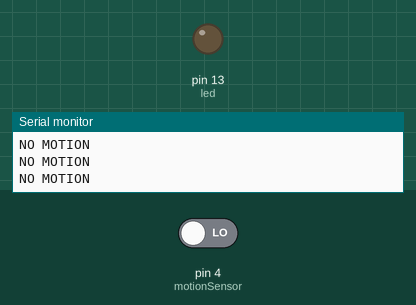
Recording of a sketch running on a simulated Arduino Uno, built with avr-gcc and run on an emulated ATmega328P. Parts: output pins drawn as LEDs (lit = HIGH), the last lines printed to the serial monitor. The test bench sets the inputs (shaded band); at power-on: pin 4 (motionSensor) LOW.

Above: at 4.8 s.
4.9 s: pin 4 (motionSensor) driven HIGH
At 6.8 s:
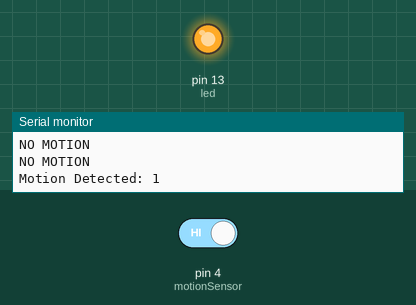
7.6 s: pin 4 (motionSensor) driven LOW
At 8.4 s:
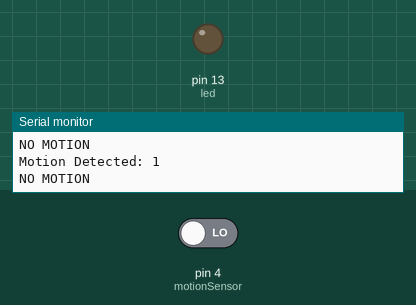
Timing chart, 0 to 10.6 s (numbered marks = the images above; inputs shaded):
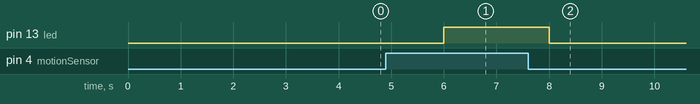

Measured:
- after the input at 4.9 s, pin 13 (led): LOW → HIGH after 1.1 s
- after the input at 7.6 s, pin 13 (led): HIGH → LOW after 0.40 s

The sketch:

stunning_bombul1.ino
```cpp
// To define pin assignments
int led = 13;
int motionSensor = 4;

void setup() {
  // To initialize serial communication for debugging
  Serial.begin(9600);

  // To set pin modes for motion sensor input and LED output
  pinMode(motionSensor, INPUT);
  pinMode(led, OUTPUT);
}

void loop() {
  // To read the digital input from the motion sensor
  int value = digitalRead(motionSensor);

  // To check if motion is detected
  if (value == HIGH) {
    // To turn on the LED and print a message to the Serial Monitor
    digitalWrite(led, HIGH);
    Serial.println("Motion Detected: " + String(value));
  } else {
    // To turn off the LED and print a message to the Serial Monitor
    digitalWrite(led, LOW);
    Serial.println("NO MOTION");
  }

  // To introduce a delay before the next iteration
  delay(2000);
}
```
